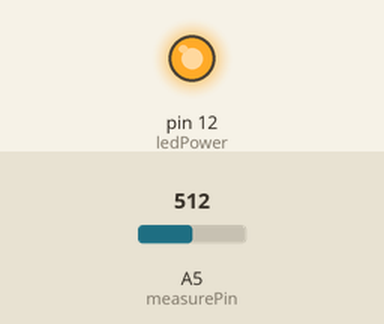
Simulated run of this sketch. Board: Arduino Uno, built with avr-gcc and run on an emulated ATmega328P. On the bench: output pins drawn as LEDs (lit = HIGH). Inputs (shaded band) come from the test bench; at power-on: A5 (measurePin) = 512. What the sketch prints to the serial monitor is not drawn.

Above: at 1.8 s.
1.9 s: A5 (measurePin) set to 715
3.4 s: A5 (measurePin) set to 738
Timing chart, 0 to 6.4 s (numbered marks = the images above; inputs shaded):
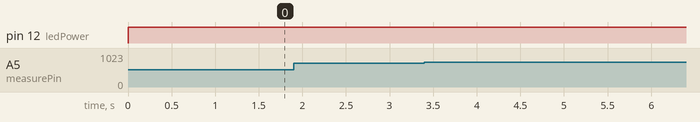

The sketch:

dust-sensor-with-relay.ino
```cpp
int measurePin = A5;
int ledPower = 12;
int relayPin = 11;  // Assuming relay control pin is connected to pin 11

unsigned int samplingTime = 280;
unsigned int deltaTime = 40;
unsigned int sleepTime = 9680;

float voMeasured = 0;
float calcVoltage = 0;
float dustDensity = 0;

void setup() {
  Serial.begin(9600);
  pinMode(ledPower, OUTPUT);
}

void loop() {
  digitalWrite(ledPower, LOW);
  delayMicroseconds(samplingTime);

  voMeasured = analogRead(measurePin);

  delayMicroseconds(deltaTime);
  digitalWrite(ledPower, HIGH);
  delayMicroseconds(sleepTime);

  calcVoltage = voMeasured * (5.0 / 1024);
  dustDensity = 0.17 * calcVoltage - 0.1;

  if (dustDensity < 0) {
    dustDensity = 0.00;
  }

  Serial.println("Raw Signal Value (0-1023):");
  Serial.println(voMeasured);

  Serial.println("Voltage:");
  Serial.println(calcVoltage);

  Serial.println("Dust Density:");
  Serial.println(dustDensity);

  // Check if dust density is above a certain threshold
  if (dustDensity > 0.5) {  // Adjust threshold value as needed
    // Turn on the relay to activate the pump
    digitalWrite(relayPin, HIGH);
    Serial.println("Pump activated!");  // Print a message indicating pump activation
  } else {
    // Turn off the relay
    digitalWrite(relayPin, LOW);
    Serial.println("Pump deactivated.");  // Print a message indicating pump deactivation
  }

  delay(1000);
}
```
